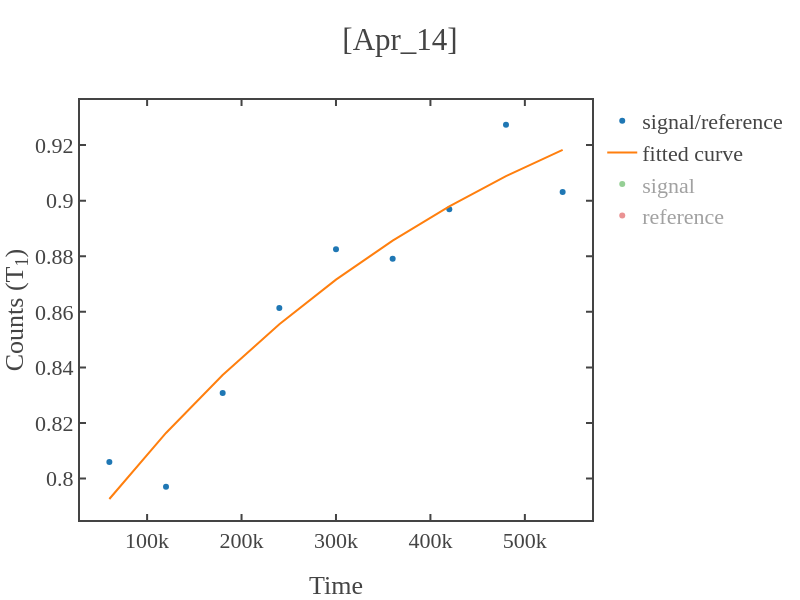

The notebook cell this image was saved under:
### Code cell
# loading the data 
load_data = dict(np.load(total_path))
time_axis,signal_photon,reference_samples,signal_samples = data_to_time_signal(load_data,samples,first=first_sig_ref)


x=time_axis[1:]
y=signal_photon[1:]
guess_parameters = np.array([0.7,1,300e3])  # input these paramters(serially) with your guess  
fitting_function = 'exp'   # y0+y_max*np.exp(-x/tau)
fitting_range = False   # for x-axis 

# fitting the data
x_fit,y_fit,coefficient,error_bars = fit_func(x,y,fit_range=fitting_range,func=fitting_function,guess_params=guess_parameters) 
if len(str(int(coefficient[2])))>7 or coefficient[2]<0:
    print('Fitted lifetime seems too long (more than 10ms) or negative.')
    print('If not expected for T1 exp, retry with increasing or decreasing the evolution time of the sequence.')
# plotting the data 
fig1 = simple_plot(x,y,show=False,x_name = "Time",y_name = "Counts (T<sub>1</sub>)",mode='markers',title=f'{date}',curve_name='signal/reference')
fig2 = simple_plot(x_fit,y_fit,show=False,x_name = "Time",y_name = "Counts (T<sub>1</sub>)",mode='lines',title=f'{date}',curve_name='fitted curve')
fig3 = simple_plot(x,signal_samples[1:],show=False,x_name = "Time",y_name = "Counts (T<sub>1</sub>)",mode='markers',title=f'{date}',curve_name='signal')
fig4 = simple_plot(x,reference_samples[1:],show=False,x_name = "Time",y_name = "Counts (T<sub>1</sub>)",mode='markers',title=f'{date}',curve_name='reference')

add_figures([fig1,fig2,fig3,fig4],show=True,x_name = "Time",y_name = "Counts (T<sub>1</sub>)",title=f'[{date}]')

### Figure 1 — Plotly figure (JSON) as saved in the notebook; plotly's stock layout.template omitted (floating-point values rounded to 4 significant figures)
{"data": [{"mode": "markers", "name": "signal/reference", "showlegend": true, "type": "scatter", "x": [60020, 120020, 180020, 240020, 300020, 360020, 420020, 480020, 540020], "y": [0.806, 0.7971, 0.8308, 0.8614, 0.8825, 0.8791, 0.8969, 0.9273, 0.9031]}, {"mode": "lines", "name": "fitted curve", "showlegend": true, "type": "scatter", "x": [60020, 120020, 180020, 240020, 300020, 360020, 420020, 480020, 540020], "y": [0.7927, 0.8164, 0.8373, 0.8555, 0.8716, 0.8856, 0.898, 0.9088, 0.9183]}, {"mode": "markers", "name": "signal", "showlegend": true, "type": "scatter", "visible": "legendonly", "x": [60020, 120020, 180020, 240020, 300020, 360020, 420020, 480020, 540020], "y": [2.037, 2.135, 2.206, 2.277, 2.305, 2.296, 2.314, 2.358, 2.349]}, {"mode": "markers", "name": "reference", "showlegend": true, "type": "scatter", "visible": "legendonly", "x": [60020, 120020, 180020, 240020, 300020, 360020, 420020, 480020, 540020], "y": [2.527, 2.679, 2.656, 2.643, 2.612, 2.611, 2.58, 2.543, 2.601]}], "layout": {"height": 600, "title": {"text": "[Apr_14]"}, "width": 800, "xaxis": {"autorange": true, "range": [28940.0, 571100.0], "title": {"text": "Time"}, "type": "linear"}, "yaxis": {"autorange": true, "range": [0.7851, 0.9362], "title": {"text": "Counts (T<sub>1</sub>)"}, "type": "linear"}}}
